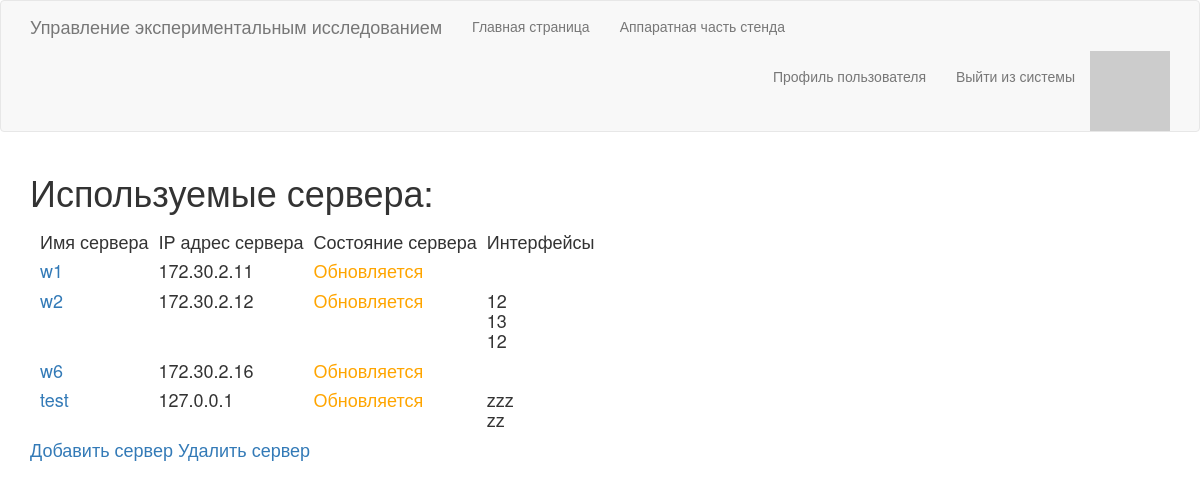
Screenshot of /stand (signed in) with the database file from the repository.
### app/stand/server_model.py (models this page shows, shortened)
class Server(db.Model):
    id = db.Column(db.Integer, primary_key=True)
    servername = db.Column(db.String(20), index=True, unique=True)
    server_ip = db.Column(db.String(15), index=True, unique=True)
    vms = db.relationship('VM', backref='server', lazy='dynamic')
    interfaces = db.relationship('ServerInterface', backref='server', lazy='dynamic')

class ServerInterface(db.Model):
    id = db.Column(db.Integer, primary_key=True)
    interface_name = db.Column(db.String(20), index=True)
    server_id = db.Column(db.Integer, db.ForeignKey('server.id'))

### app/routes.py (the view)
@app.route('/stand')
@login_required
def stand():
    servers = Server.query.all()
    def insertDefaultState(elem):
        elem.state = 'Обновляется'
        return elem
    servers = list(map(insertDefaultState, servers))
    return render_template('stand.html', title='Аппаратная часть стенда', servers=servers)

### app/models.py (called while the page is built)
@login.user_loader
def load_user(id):
    return User.query.get(int(id))

    def avatar(self, size):
        digest = md5(self.email.lower().encode('utf-8')).hexdigest()
        return 'https://www.gravatar.com/avatar/{}?d=identicon&s={}'.format(
                        digest, size)

### app/routes.py (called while the page is built)
@app.before_request
def before_request():
    if current_user.is_authenticated:
        current_user.last_seen = datetime.utcnow()
        db.session.commit()

### app/templates/stand.html (shortened to what this page needs)
{% extends "base.html" %}
{% block app_content %}
    <h1>Используемые сервера:</h1>
    <h4>
    <table style="border-collapse: separate; border-spacing: 10px;" id="serverTable">
        <thead>
            <tr valign="top">
                <td> Имя сервера </td>
                <td> IP адрес сервера </td>
                <td> Состояние сервера </td>
                <td> Интерфейсы </td>
            </tr>
        </thead>
        <tbody>
            {% for serv in servers %}
                {% include "_server.html" %}
            {% endfor %}
        </tbody>
    </table>
    <div>
        <a href="{{ url_for('server_add') }}">Добавить сервер</a>
        <a href="{{ url_for('server_delete') }}">Удалить сервер</a>
    </div>
    </h4>
{% endblock %}

### app/templates/_server.html
<tr valign="top">
    <td><a href="{{ url_for('server_edit', servername=serv.servername) }}">{{ serv.servername }}</a></td>
    <td>{{ serv.server_ip }}</td>
    {% if serv.state == "Не доступен" %}
        <td style="color:red">{{ serv.state }}</td>
    {% elif serv.state == "Доступен" %}
        <td style="color:green">{{ serv.state }}</td>
    {% else %}
        <td style="color:orange">{{ serv.state }}</td>
    {% endif %}
    <td> <table>
    {% for intf in serv.interfaces %}
        <tr>
            <td>{{ intf.interface_name }}</td>
        </tr>
    {% endfor %}
    </table> </td>
</tr>

### rows the page displays
Server: servername "w1", server_ip "172.30.2.11", state "Обновляется"
Server: servername "w2", server_ip "172.30.2.12", state "Обновляется"
ServerInterface: interface_name "12"
ServerInterface: interface_name "13"
ServerInterface: interface_name "12"
Server: servername "w6", server_ip "172.30.2.16", state "Обновляется"
Server: servername "test", server_ip "127.0.0.1", state "Обновляется"
ServerInterface: interface_name "zzz"
ServerInterface: interface_name "zz"
